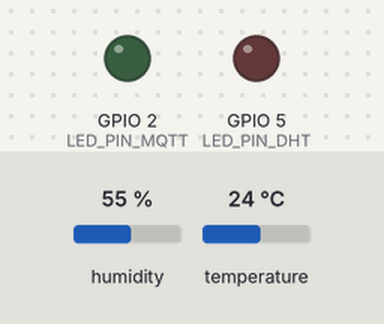
The sketch below on a simulated ESP32. Shown: output pins drawn as LEDs (lit = HIGH). The inputs (shaded band) are chosen by the test bench; at power-on: humidity 55 %, temperature 24 °C. WiFi joins after 1.5 s; servers stay silent unless stated; no MQTT or app messages arrive unless stated; what the sketch prints to the serial monitor is not drawn.

Above: at 2.6 s.
Timing chart, 0 to 9.4 s (numbered marks = the images above):
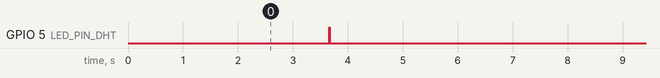

The sketch:

sketch.ino
```cpp
#include <WiFi.h>
#include <DHTesp.h>
#include "PubSubClient.h"

const char* ssid = "Wokwi-GUEST";
const char* password = "";
const char* mqttServer = "broker.emqx.io";
const char clientId[50] = "clientId-nasser";
const char* TOPIC = "IFSCsope/nasser";

WiFiClient espClient;
DHTesp dhtSensor;
PubSubClient client(espClient);

const int DHT_PIN = 15;
const int LED_PIN_DHT = 5;
const int LED_PIN_MQTT = 2;

int seq = 0;

void setup() {
  // put your setup code here, to run once:
  Serial.begin(115200);

  delay(100);

  dhtSensor.setup(DHT_PIN, DHTesp::DHT22);
  pinMode(LED_PIN_DHT, OUTPUT);
  pinMode(LED_PIN_MQTT, OUTPUT);

  Serial.println();
  Serial.print("Conectando a ");
  Serial.println(ssid);

  wifiConnect();

  Serial.println("");
  Serial.println("WiFi Conectado!");
  Serial.print("Endereco IP: ");
  Serial.println(WiFi.localIP());

  client.setServer(mqttServer, 1883);

}

void mqttReconnect() {
  while (!client.connected()) {
    Serial.print("Tentando conexão com MQTT...");
    if (client.connect(clientId)) {
      Serial.print(clientId);
      Serial.println(" conectado");
    } else {
      Serial.print("A conexão falhou, código = ");
      Serial.print(client.state());
      Serial.println(" reconectando em 5 segundos");
      delay(5000);
    }
  }
}

void wifiConnect() {
  WiFi.mode(WIFI_STA);
  WiFi.begin(ssid, password);
  while (WiFi.status() != WL_CONNECTED) {
    delay(500);
    Serial.print(".");
    WiFi.reconnect();
  }
}

void loop() {

  if (!client.connected()) {
    mqttReconnect();
  }
  delay(2000);
  digitalWrite(LED_PIN_DHT, HIGH);
  TempAndHumidity data = dhtSensor.getTempAndHumidity();
  digitalWrite(LED_PIN_DHT, LOW);
  Serial.println("Temp: " + String(data.temperature, 2) + " C");
  Serial.println("Humi: " + String(data.humidity, 1) + " %");

  delay(2000);
  digitalWrite(LED_PIN_MQTT, HIGH);
  seq++;
  String resp = respRecord(seq, data.temperature, data.humidity);
  int len = resp.length() + 1;
  char msg[len];
  resp.toCharArray(msg, len);
  Serial.print("Enviando mensagem para MQTT = [");
  Serial.print(len);
  Serial.print("] [ ");
  Serial.print(msg);
  Serial.print(" ]");
  client.publish(TOPIC, (byte *)msg, len);
  digitalWrite(LED_PIN_MQTT, LOW);
  delay(2000);
  client.loop();
}

String respRecord(int seq, float temp, float humi) {
  String ptr = "";
  ptr += "(";
  ptr += seq;
  ptr += ",";
  ptr += "temp";
  ptr += ",";
  ptr += humi;
  ptr += ")";

  return ptr;
}
```

Measured:
- by itself, GPIO 5 (LED_PIN_DHT): alternates HIGH for 0.01 s and LOW for 6.0 s
